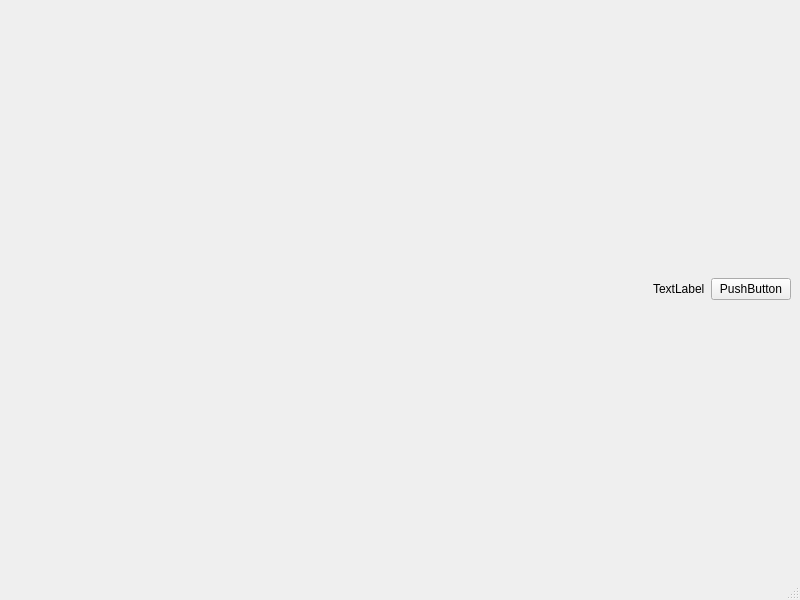
<?xml version="1.0" encoding="UTF-8"?>
<ui version="4.0">
 <class>MainWindow</class>
 <widget class="QMainWindow" name="MainWindow">
  <property name="geometry">
   <rect>
    <x>0</x>
    <y>0</y>
    <width>800</width>
    <height>600</height>
   </rect>
  </property>
  <property name="windowTitle">
   <string>MainWindow</string>
  </property>
  <widget class="QWidget" name="centralwidget">
   <layout class="QVBoxLayout" name="verticalLayout">
    <item>
     <layout class="QHBoxLayout" name="horizontalLayout">
      <item>
       <spacer name="horizontalSpacer">
        <property name="orientation">
         <enum>Qt::Horizontal</enum>
        </property>
        <property name="sizeHint" stdset="0">
         <size>
          <width>40</width>
          <height>20</height>
         </size>
        </property>
       </spacer>
      </item>
      <item>
       <widget class="QLabel" name="label">
        <property name="text">
         <string>TextLabel</string>
        </property>
       </widget>
      </item>
      <item>
       <widget class="QPushButton" name="pushButton">
        <property name="text">
         <string>PushButton</string>
        </property>
       </widget>
      </item>
     </layout>
    </item>
   </layout>
  </widget>
  <widget class="QMenuBar" name="menubar">
   <property name="geometry">
    <rect>
     <x>0</x>
     <y>0</y>
     <width>800</width>
     <height>26</height>
    </rect>
   </property>
  </widget>
  <widget class="QStatusBar" name="statusbar"/>
 </widget>
 <resources/>
 <connections/>
</ui>
